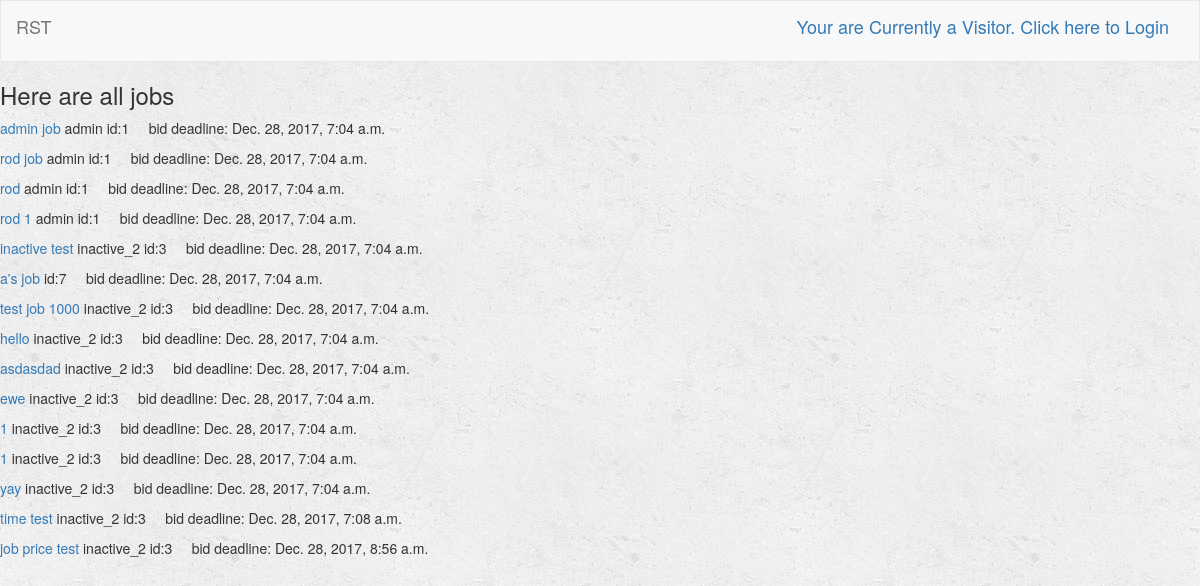
The page /turk/ on the database its author committed.
### turk/models.py (models this page shows, shortened)
class Job(models.Model):
    user = models.ForeignKey(User, on_delete=models.CASCADE, default=1)
    job_title = models.CharField(max_length=250)
    job_description = models.TextField()
    job_price = models.FloatField(default=0)
    is_complete = models.BooleanField(default=False) # job submitted
    is_late = models.BooleanField(default=False)
    is_rated = models.BooleanField(default=False)
    is_open = models.BooleanField(default=True) # Job is still open for bid
    lowest_bid = models.FloatField(validators=[MinValueValidator(0), MaxValueValidator(100)], default=0)
    bid_deadline = models.DateTimeField(default=datetime.now()+timedelta(7))
    job_deadline = models.DateTimeField(default=datetime.now()+timedelta(21))

### turk/views.py (the view)
def index(request):
    all_jobs = Job.objects.filter(is_open=True)
    admin = get_object_or_404(User, pk=1)  # admin
    most_active_client_list = most_active_clients()
    most_active_dev_list = most_active_dev()
    most_earned_dev_list = most_money_made_dev()
    total_clients = total_num_clients()
    total_devs = total_num_devs()
    for i in range(0, len(all_jobs)):
        if timezone.now() - timezone.timedelta(hours=5) > all_jobs[i].bid_deadline:
            all_jobs[i].user.profile.money -= 10  # penalty for having no bidders
            admin.profile.money += 10
            all_jobs[i].is_open = False
            all_jobs[i].is_complete = True # consider job done
            all_jobs[i].user.profile.num_post_ex += 1
            all_jobs[i].save()
            all_jobs[i].user.profile.save()
            admin.profile.save()
            print("No bidder penalty")
    all_jobs = Job.objects.filter(is_open=True)
    all_jobs_incomplete = Job.objects.filter(is_complete=False)
    print(len(all_jobs_incomplete))
    for i in range(0, len(all_jobs_incomplete)):
        check_dev_late_proj_penalty(all_jobs_incomplete[i], admin)
    all_jobs = Job.objects.filter(is_open=True)
    if request.user.is_authenticated():
        profile_id = request.user.profile.id
        profile = get_object_or_404(Profile, pk=profile_id)
        user = get_object_or_404(User, pk=profile.user.id)
        give_trophy(profile)
        warn_user(profile)
        if profile.warn_final == True:
            user_id = request.user.id
            return redirect('turk:protest_warning', user_id=user_id)
            print("Warn_final DASKJLASKJDLAKJDLAKSJDLASKJDLAKDJL")
        similar_users = Profile.objects.filter(interest__contains='Being Human').order_by('?')[:3]
        print("similar_users: ", similar_users)
        context = {
            'all_jobs': all_jobs,
            'similar_users': similar_users,
            'most_active_client_list': most_active_client_list,
            'most_active_dev_list': most_active_dev_list,
            'most_earned_dev_list': most_earned_dev_list,
            'total_clients': total_clients,
            'total_devs': total_devs,
        }
    else:
        context = {
            'all_jobs': all_jobs,
        }
    return render(request, 'turk/index.html', context)

### turk/helper.py (called while the page is built, shortened)
def check_dev_late_proj_penalty(job, super_user):
    today_date = timezone.now() - timezone.timedelta(hours=5)  # -5 hrs b/c wrong timezone
    job_deadline = job.job_deadline
    c = job_deadline - today_date
    diff_seconds = c.seconds
    diff_days = c.days

def most_active_clients():
    most_active = Profile.objects.filter(position="Client").order_by('-rating_count')[:3]
    print("MOST ACTIVE: ", most_active)
    return most_active

def most_active_dev():
    most_active = Profile.objects.filter(position="Developer").order_by('-rating_count')[:3]
    print("MOST ACTIVE: ", most_active)
    return most_active

def most_money_made_dev():
    most_earned = Profile.objects.filter(position="Developer").order_by('-money_earned')[:3]
    print("MOST ACTIVE: ", most_earned)
    return most_earned

def total_num_clients():
    total = Profile.objects.filter(position="Client")
    return len(total)

def total_num_devs():
    total = Profile.objects.filter(position="Developer")
    return len(total)

### turk/models.py (called while the page is built)
    def __str__(self):
        return self.name

### turk/templates/turk/index.html (shortened to what this page needs)
{% extends 'turk/base.html' %}
{% block body %}
    {% if all_jobs %}
        <h3> Here are all jobs </h3>
        {% for job in all_jobs %}
            <p><a href = "{% url 'turk:job_description' job.user.id job.id %}">{{ job.job_title }}</a>
            {{job.user.first_name}} id:{{job.user.id}} &nbsp &nbsp bid deadline: {{job.bid_deadline}}
            </p>
        {% endfor %}
        {% else %}
            <h3> No jobs yet </h3>
    {% endif %}
{% endblock %}

### turk/static/turk/style.css (style rules this page uses)
body { background: white url("images/background.png"); }

### rows shown on the page
Job: job_title "admin job", user.first_name "admin", user.id "1", bid_deadline "Dec. 28, 2017, 7:04 a.m."
Job: job_title "rod job", user.first_name "admin", user.id "1", bid_deadline "Dec. 28, 2017, 7:04 a.m."
Job: job_title "rod", user.first_name "admin", user.id "1", bid_deadline "Dec. 28, 2017, 7:04 a.m."
Job: job_title "rod 1", user.first_name "admin", user.id "1", bid_deadline "Dec. 28, 2017, 7:04 a.m."
Job: job_title "inactive test", user.first_name "inactive_2", user.id "3", bid_deadline "Dec. 28, 2017, 7:04 a.m."
Job: job_title "a's job", user.id "7", bid_deadline "Dec. 28, 2017, 7:04 a.m."
Job: job_title "test job 1000", user.first_name "inactive_2", user.id "3", bid_deadline "Dec. 28, 2017, 7:04 a.m."
Job: job_title "hello", user.first_name "inactive_2", user.id "3", bid_deadline "Dec. 28, 2017, 7:04 a.m."
Job: job_title "asdasdad", user.first_name "inactive_2", user.id "3", bid_deadline "Dec. 28, 2017, 7:04 a.m."
Job: job_title "ewe", user.first_name "inactive_2", user.id "3", bid_deadline "Dec. 28, 2017, 7:04 a.m."
Job: job_title "1", user.first_name "inactive_2", user.id "3", bid_deadline "Dec. 28, 2017, 7:04 a.m."
Job: job_title "1", user.first_name "inactive_2", user.id "3", bid_deadline "Dec. 28, 2017, 7:04 a.m."
Job: job_title "yay", user.first_name "inactive_2", user.id "3", bid_deadline "Dec. 28, 2017, 7:04 a.m."
Job: job_title "time test", user.first_name "inactive_2", user.id "3", bid_deadline "Dec. 28, 2017, 7:08 a.m."
Job: job_title "job price test", user.first_name "inactive_2", user.id "3", bid_deadline "Dec. 28, 2017, 8:56 a.m."
